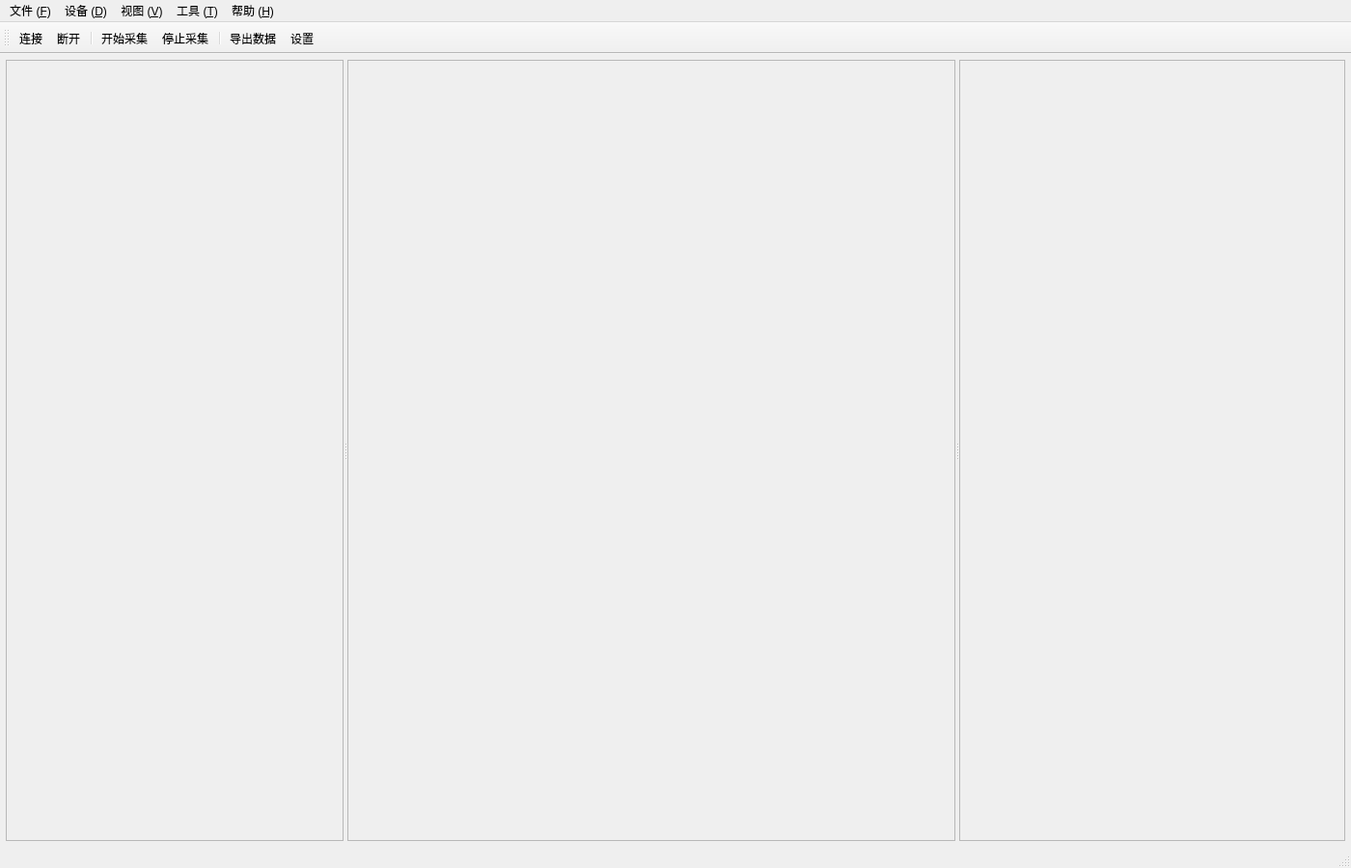
<?xml version="1.0" encoding="UTF-8"?>
<ui version="4.0">
 <class>MainWindow</class>
 <widget class="QMainWindow" name="MainWindow">
  <property name="geometry">
   <rect>
    <x>0</x>
    <y>0</y>
    <width>1400</width>
    <height>900</height>
   </rect>
  </property>
  <property name="windowTitle">
   <string>HeteroLink Host</string>
  </property>
  <property name="windowIcon">
   <iconset theme="applications-engineering"/>
  </property>
  <widget class="QWidget" name="centralwidget">
   <layout class="QVBoxLayout" name="verticalLayout">
    <property name="spacing">
     <number>6</number>
    </property>
    <property name="leftMargin">
     <number>6</number>
    </property>
    <property name="topMargin">
     <number>6</number>
    </property>
    <property name="rightMargin">
     <number>6</number>
    </property>
    <property name="bottomMargin">
     <number>6</number>
    </property>
    <item>
     <widget class="QSplitter" name="splitter">
      <property name="orientation">
       <enum>Qt::Horizontal</enum>
      </property>
      <widget class="QFrame" name="deviceFrame">
       <property name="minimumSize">
        <size>
         <width>250</width>
         <height>0</height>
        </size>
       </property>
       <property name="maximumSize">
        <size>
         <width>350</width>
         <height>16777215</height>
        </size>
       </property>
       <property name="frameShape">
        <enum>QFrame::StyledPanel</enum>
       </property>
       <layout class="QVBoxLayout" name="deviceLayout"/>
      </widget>
      <widget class="QFrame" name="dataFrame">
       <property name="frameShape">
        <enum>QFrame::StyledPanel</enum>
       </property>
       <layout class="QVBoxLayout" name="dataLayout"/>
      </widget>
      <widget class="QFrame" name="configFrame">
       <property name="minimumSize">
        <size>
         <width>300</width>
         <height>0</height>
        </size>
       </property>
       <property name="maximumSize">
        <size>
         <width>400</width>
         <height>16777215</height>
        </size>
       </property>
       <property name="frameShape">
        <enum>QFrame::StyledPanel</enum>
       </property>
       <layout class="QVBoxLayout" name="configLayout"/>
      </widget>
     </widget>
    </item>
   </layout>
  </widget>
  <widget class="QMenuBar" name="menubar">
   <property name="geometry">
    <rect>
     <x>0</x>
     <y>0</y>
     <width>1400</width>
     <height>22</height>
    </rect>
   </property>
   <widget class="QMenu" name="menuFile">
    <property name="title">
     <string>文件 (&amp;F)</string>
    </property>
    <addaction name="actionOpen"/>
    <addaction name="actionSave"/>
    <addaction name="actionExport"/>
    <addaction name="separator"/>
    <addaction name="actionExit"/>
   </widget>
   <widget class="QMenu" name="menuDevices">
    <property name="title">
     <string>设备 (&amp;D)</string>
    </property>
    <addaction name="actionConnect"/>
    <addaction name="actionDisconnect"/>
    <addaction name="separator"/>
    <addaction name="actionAddDevice"/>
    <addaction name="actionRemoveDevice"/>
   </widget>
   <widget class="QMenu" name="menuView">
    <property name="title">
     <string>视图 (&amp;V)</string>
    </property>
    <addaction name="actionStart"/>
    <addaction name="actionStop"/>
    <addaction name="separator"/>
    <addaction name="actionFullscreen"/>
   </widget>
   <widget class="QMenu" name="menuTools">
    <property name="title">
     <string>工具 (&amp;T)</string>
    </property>
    <addaction name="actionSettings"/>
    <addaction name="actionDataLogger"/>
   </widget>
   <widget class="QMenu" name="menuHelp">
    <property name="title">
     <string>帮助 (&amp;H)</string>
    </property>
    <addaction name="actionDocumentation"/>
    <addaction name="actionAbout"/>
   </widget>
   <addaction name="menuFile"/>
   <addaction name="menuDevices"/>
   <addaction name="menuView"/>
   <addaction name="menuTools"/>
   <addaction name="menuHelp"/>
  </widget>
  <widget class="QToolBar" name="toolbar">
   <property name="windowTitle">
    <string>工具栏</string>
   </property>
   <property name="toolButtonStyle">
    <enum>Qt::ToolButtonTextBesideIcon</enum>
   </property>
   <attribute name="toolBarArea">
    <enum>TopToolBarArea</enum>
   </attribute>
   <attribute name="toolBarBreak">
    <bool>false</bool>
   </attribute>
   <addaction name="actionConnect"/>
   <addaction name="actionDisconnect"/>
   <addaction name="separator"/>
   <addaction name="actionStart"/>
   <addaction name="actionStop"/>
   <addaction name="separator"/>
   <addaction name="actionExport"/>
   <addaction name="actionSettings"/>
  </widget>
  <widget class="QStatusBar" name="statusbar"/>
  <action name="actionOpen">
   <property name="icon">
    <iconset theme="document-open"/>
   </property>
   <property name="text">
    <string>打开配置...</string>
   </property>
   <property name="shortcut">
    <string>Ctrl+O</string>
   </property>
  </action>
  <action name="actionSave">
   <property name="icon">
    <iconset theme="document-save"/>
   </property>
   <property name="text">
    <string>保存配置</string>
   </property>
   <property name="shortcut">
    <string>Ctrl+S</string>
   </property>
  </action>
  <action name="actionExport">
   <property name="icon">
    <iconset theme="document-export"/>
   </property>
   <property name="text">
    <string>导出数据...</string>
   </property>
   <property name="shortcut">
    <string>Ctrl+E</string>
   </property>
  </action>
  <action name="actionExit">
   <property name="icon">
    <iconset theme="application-exit"/>
   </property>
   <property name="text">
    <string>退出</string>
   </property>
   <property name="shortcut">
    <string>Alt+F4</string>
   </property>
  </action>
  <action name="actionConnect">
   <property name="icon">
    <iconset theme="network-connect"/>
   </property>
   <property name="text">
    <string>连接</string>
   </property>
   <property name="toolTip">
    <string>连接到设备</string>
   </property>
   <property name="shortcut">
    <string>Ctrl+L</string>
   </property>
  </action>
  <action name="actionDisconnect">
   <property name="icon">
    <iconset theme="network-disconnect"/>
   </property>
   <property name="text">
    <string>断开</string>
   </property>
   <property name="toolTip">
    <string>断开设备连接</string>
   </property>
  </action>
  <action name="actionStart">
   <property name="icon">
    <iconset theme="media-playback-start"/>
   </property>
   <property name="text">
    <string>开始采集</string>
   </property>
   <property name="toolTip">
    <string>开始数据采集</string>
   </property>
   <property name="shortcut">
    <string>Space</string>
   </property>
  </action>
  <action name="actionStop">
   <property name="icon">
    <iconset theme="media-playback-stop"/>
   </property>
   <property name="text">
    <string>停止采集</string>
   </property>
   <property name="toolTip">
    <string>停止数据采集</string>
   </property>
  </action>
  <action name="actionSettings">
   <property name="icon">
    <iconset theme="preferences-system"/>
   </property>
   <property name="text">
    <string>设置</string>
   </property>
   <property name="shortcut">
    <string>Ctrl+,</string>
   </property>
  </action>
  <action name="actionAbout">
   <property name="icon">
    <iconset theme="help-about"/>
   </property>
   <property name="text">
    <string>关于 HeteroLink</string>
   </property>
  </action>
  <action name="actionAddDevice">
   <property name="icon">
    <iconset theme="list-add"/>
   </property>
   <property name="text">
    <string>添加设备...</string>
   </property>
  </action>
  <action name="actionRemoveDevice">
   <property name="icon">
    <iconset theme="list-remove"/>
   </property>
   <property name="text">
    <string>移除设备</string>
   </property>
  </action>
  <action name="actionFullscreen">
   <property name="icon">
    <iconset theme="view-fullscreen"/>
   </property>
   <property name="text">
    <string>全屏</string>
   </property>
   <property name="shortcut">
    <string>F11</string>
   </property>
  </action>
  <action name="actionDataLogger">
   <property name="icon">
    <iconset theme="document-properties"/>
   </property>
   <property name="text">
    <string>数据记录器...</string>
   </property>
  </action>
  <action name="actionDocumentation">
   <property name="icon">
    <iconset theme="help-contents"/>
   </property>
   <property name="text">
    <string>文档</string>
   </property>
   <property name="shortcut">
    <string>F1</string>
   </property>
  </action>
 </widget>
 <resources>
  <include location="../resources/resources.qrc"/>
 </resources>
 <connections/>
</ui>
